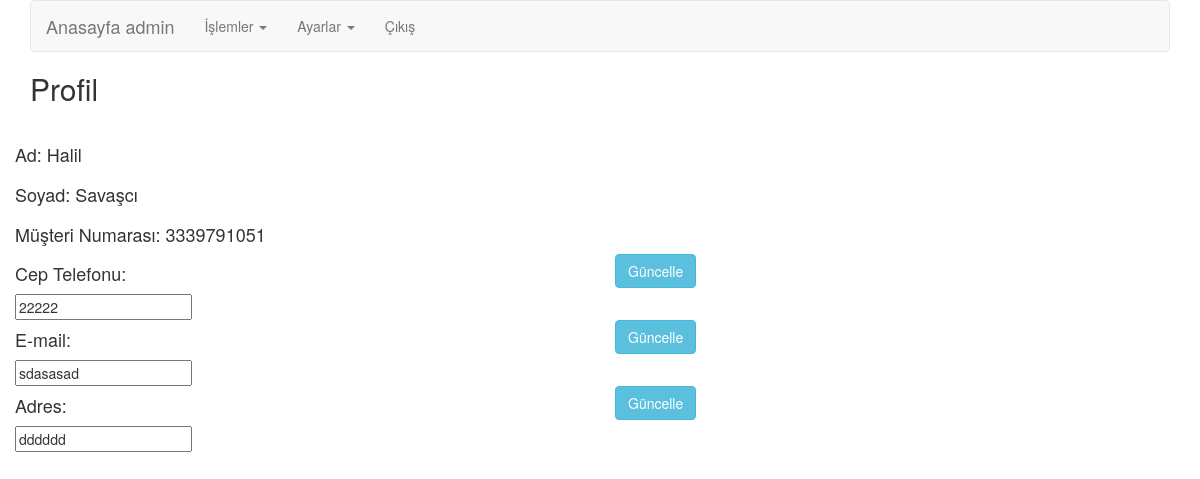
Page /internetsubesi/admin/profil.php (signed in) on the committed database.
### tables this page shows
CREATE TABLE `musteriler` (
  `musteri_id` int(10) UNSIGNED NOT NULL,
  `ad` varchar(45) NOT NULL,
  `soyad` varchar(45) NOT NULL,
  `telefon` varchar(45) NOT NULL,
  `email` varchar(45) NOT NULL,
  `parola` varchar(45) NOT NULL,
  `anne_kizlik_soyad` varchar(45) NOT NULL,
  `adres` text NOT NULL,
  `musteri_no` int(10) UNSIGNED NOT NULL,
  `yonetici` tinyint(3) UNSIGNED NOT NULL,
  `banka_id` int(10) UNSIGNED NOT NULL
);

### internetsubesi/system/class.database.php (called while the page is built, shortened)
<?php
	class Database{
		private $VtHost       = "localhost";
		private $VtKullanici  = "root";
		private $VtParola     = "123";
		private $VtAd         = "internetbankaciligi";
		private $Pdo;
		private $Sorgu;
		public function __construct(){
			$dsn     = 'mysql:host=' . $this->VtHost . ';dbname=' . $this->VtAd . ';';
			$ayarlar = array(
							PDO::ATTR_PERSISTENT => False,
							PDO::ATTR_ERRMODE    => PDO::ERRMODE_EXCEPTION
					   );
			try{
				$this->Pdo = new PDO($dsn, $this->VtKullanici, $this->VtParola, $ayarlar);
				$this->Pdo->exec("SET CHARACTER SET utf8");
				$this->Pdo->exec("SET names utf8");
			}catch(PDOexeption $e){
				$this->Hata = "Baglantı hatası : " . $e->getMessage();
			}
		}
		public function Sorgula($Sql){
			$this->Sorgu = $this->Pdo->prepare($Sql);
		}
		public function Calistir($parametre = null){
			return $this->Sorgu->execute($parametre);
		}
		public function TekCek(){
			$this->Calistir();
			return $this->Sorgu->fetch(PDO::FETCH_ASSOC);
		}
	}
?>

### internetsubesi/admin/profil.php (the view, shortened to what this page needs)
<?php include "header.php"; ?>
<?php include "navbar.php"; ?>
<?php
include "../system/class.database.php";
$db=new Database();
$sql = "SELECT * FROM musteriler where musteri_no=".$_SESSION["user"]["musteri_no"]." ";
$db->Sorgula($sql);
$profil = $db->TekCek();
?>
<h2>Profil</h2>
<div class="row">
    <br>
    <div class="row">
        <div class="col-md-6"><h4>Ad: <?=$profil["ad"]?></h4></div>
        <div class="col-md-6"></div>
    </div>
    <div class="row">
        <div class="col-md-6"><h4>Soyad: <?=$profil["soyad"]?></h4></div>
        <div class="col-md-6"></div>
    </div>
    <div class="row">
        <div class="col-md-6"><h4>Müşteri Numarası: <?=$profil["musteri_no"]?></h4></div>
        <div class="col-md-6"></div>
    </div>
    <div class="row">
        <form action="../system/admin/profilCepTelGuncelle.php" method="post">
        <div class="col-md-6"><h4>Cep Telefonu: </h4>
            <input type="text" name="telefon" value="<?=$profil["telefon"]?>">
        </div>
        <div class="col-md-6"><button type="submit" class="btn btn-info ">Güncelle</button></div>
        </form>
    </div>
    <div class="row">
        <form action="../system/admin/profilEmailGuncelle.php" method="post">
        <div class="col-md-6"><h4>E-mail: </h4>
            <input type="text" name="email" value="<?=$profil["email"]?>">
        </div>
        <div class="col-md-6"><button type="submit" class="btn btn-info ">Güncelle</button></div>
        </form>
    </div>
    <div class="row">
        <form action="../system/admin/profilAdresGuncelle.php" method="post">
        <div class="col-md-6"><h4>Adres: </h4>
            <input type="text" name="adres" value="<?=$profil["adres"]?>">
        </div>
        <div class="col-md-6"><button type="submit" class="btn btn-info ">Güncelle</button></div>
        </form>
    </div>
<?php include "footer.php"; ?>

### rows in the picture
musteriler: ad "Halil", soyad "Savaşcı", musteri_no "3339791051", telefon "22222", email "sdasasad", adres "dddddd"
